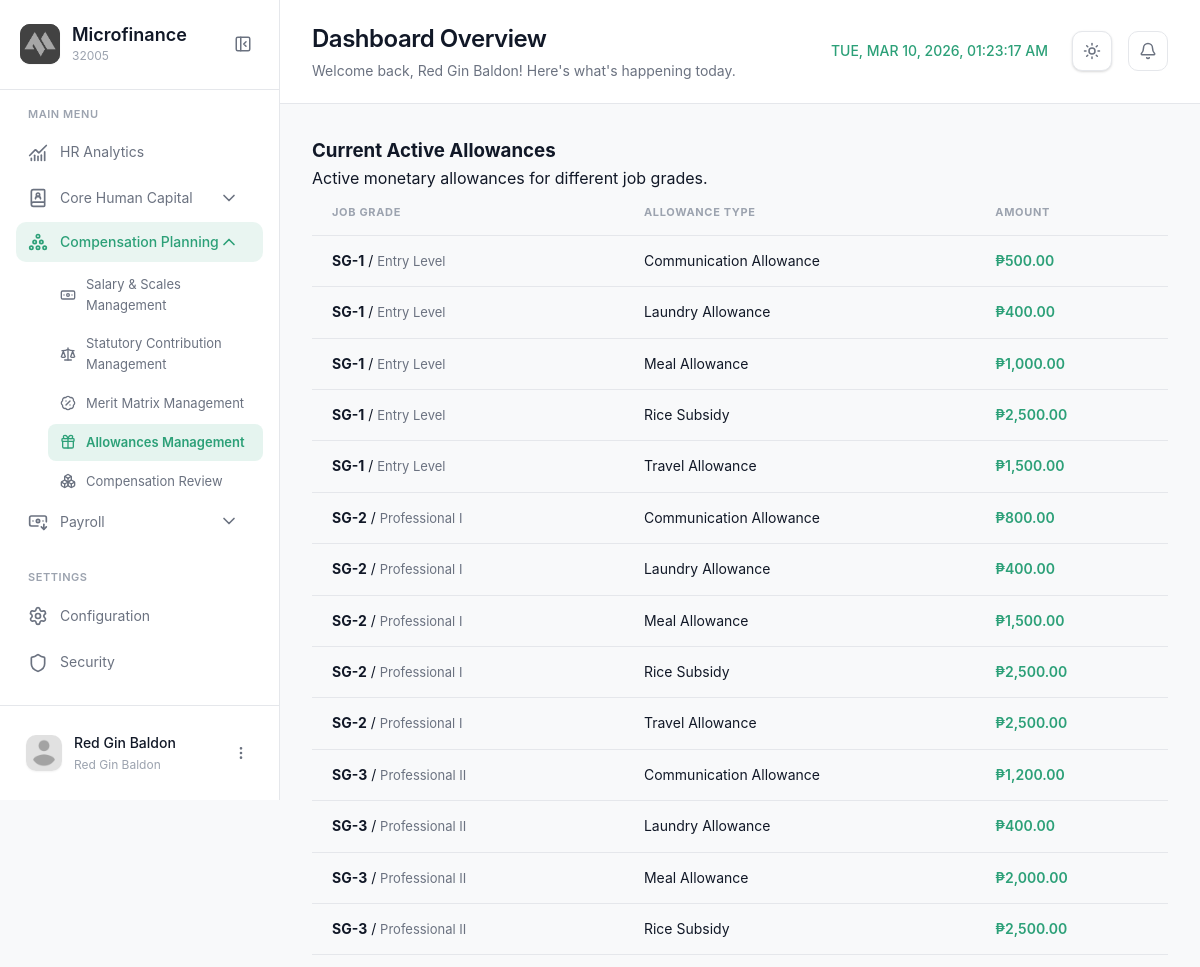
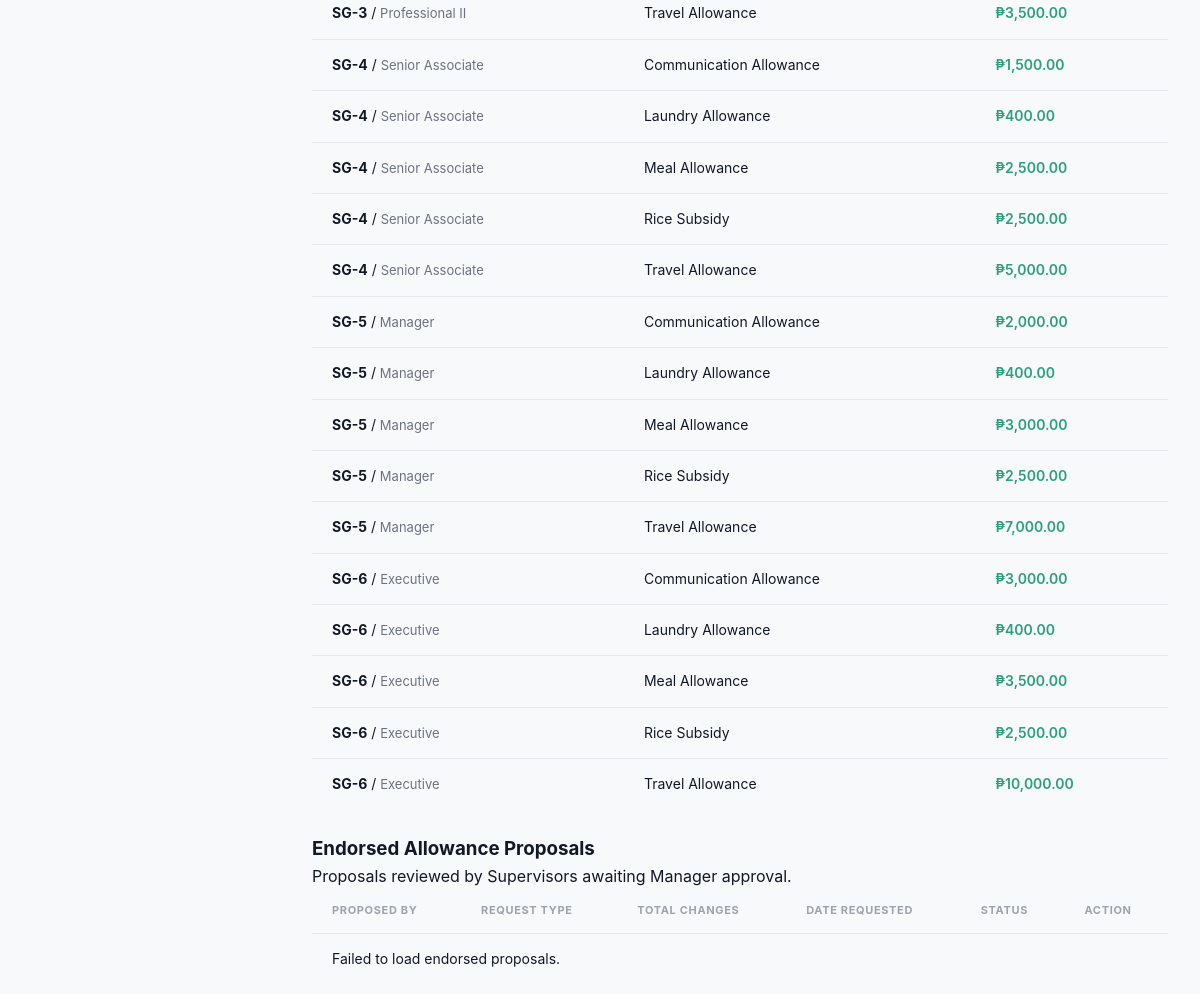
The page /modules/manager/allowancemgt.php (signed in) on the database its author committed (2 pictures, top to bottom).
### tables this page shows
CREATE TABLE `grade_allowances` (
  `GradeAllowanceID` int(11) NOT NULL,
  `period_id` int(11) DEFAULT NULL,
  `SalaryGradeID` int(11) NOT NULL,
  `AllowanceTypeID` int(11) NOT NULL,
  `Amount` decimal(12,2) NOT NULL DEFAULT 0.00,
  `CreatedAt` timestamp NOT NULL DEFAULT current_timestamp(),
  `UpdatedAt` timestamp NOT NULL DEFAULT current_timestamp() ON UPDATE current_timestamp()
);

CREATE TABLE `salary_grades` (
  `SalaryGradeID` int(11) NOT NULL,
  `period_id` int(11) DEFAULT NULL,
  `GradeLevel` varchar(10) NOT NULL,
  `GradeName` varchar(100) DEFAULT NULL,
  `MinSalary` decimal(15,2) NOT NULL,
  `MaxSalary` decimal(15,2) NOT NULL,
  `MidSalary` decimal(15,2) GENERATED ALWAYS AS ((`MinSalary` + `MaxSalary`) / 2) STORED,
  `Currency` varchar(10) DEFAULT 'PHP',
  `IsActive` tinyint(1) DEFAULT 1,
  `CreatedAt` timestamp NOT NULL DEFAULT current_timestamp(),
  `UpdatedAt` timestamp NULL DEFAULT NULL ON UPDATE current_timestamp(),
  `Description` varchar(255) DEFAULT NULL
);

CREATE TABLE `allowance_types` (
  `AllowanceTypeID` int(11) NOT NULL,
  `AllowanceName` varchar(100) NOT NULL,
  `IsTaxable` tinyint(1) DEFAULT 0,
  `Frequency` enum('Monthly','Annual','Daily') DEFAULT 'Monthly',
  `CreatedAt` timestamp NOT NULL DEFAULT current_timestamp(),
  `UpdatedAt` timestamp NOT NULL DEFAULT current_timestamp() ON UPDATE current_timestamp()
);

### modules/manager/allowancemgt.php (the view, shortened to what this page needs)
<?php
require_once '../../config/config.php';
$sql = "SELECT ga.GradeAllowanceID as AllowanceID, sg.GradeLevel, sg.GradeName, at.AllowanceName, ga.Amount
        FROM grade_allowances ga
        JOIN salary_grades sg ON ga.SalaryGradeID = sg.SalaryGradeID
        JOIN allowance_types at ON ga.AllowanceTypeID = at.AllowanceTypeID
        ORDER BY sg.GradeLevel ASC, at.AllowanceName ASC";
$result = $conn->query($sql);
$active_allowances = [];
if ($result) {
    while ($row = $result->fetch_assoc()) {
        $active_allowances[] = $row;
    }
}
$page = 'allowancemgt';
$module = 'planning';
?>
<!DOCTYPE html>
<html lang="en">
<head>
  <link rel="stylesheet" href="../../css/allowancemgt.css?v=1.2">
  <link rel="stylesheet" href="../../css/notifications.css?v=1.1">
</head>
<body>
  <aside class="sidebar" id="sidebar">
    <div class="sidebar-header">
      <div class="logo-container">
        <div class="logo-wrapper">
          <img src="../../img/logo.png" alt="Logo" class="logo">
        </div>
        <div class="logo-text">
          <h2 class="app-name">Microfinance</h2>
          <span class="app-tagline">32005</span>
        </div>
      </div>
      <button class="sidebar-toggle" id="sidebarToggle">
        <i data-lucide="panel-left-close"></i>
      </button>
    </div>
    <nav class="sidebar-nav">
      <div class="nav-section">
        <span class="nav-section-title">MAIN MENU</span>
        <a href="dashboard.php" class="nav-item <?php echo ($page === 'dashboard') ? 'active' : ''; ?>">
          <i data-lucide="chart-no-axes-combined"></i>
          <span>HR Analytics</span>
        </a>
        <div class="nav-item-group <?php echo ($module === 'banking') ? 'active' : ''; ?>">
          <button class="nav-item has-submenu <?php echo ($module === 'banking') ? 'active' : ''; ?>" data-module="banking">
            <div class="nav-item-content">
              <i data-lucide="book-user"></i>
              <span>Core Human Capital</span>
            </div>
            <i data-lucide="chevron-down" class="submenu-icon"></i>
          </button>
        </div>
        <div class="nav-item-group">
          <button class="nav-item has-submenu" data-module="planning">
            <div class="nav-item-content">
              <i data-lucide="circle-pile"></i>
              <span>Compensation Planning</span>
            </div>
            <i data-lucide="chevron-down" class="submenu-icon"></i>
          </button>
         <div class="submenu" id="submenu-planning">
             <a href="salarymgt.php" class="submenu-item <?php echo ($page === 'salarymgt') ? 'active' : ''; ?>">
              <i data-lucide="banknote"></i>
              <span>Salary & Scales Management</span>
            </a>
             <a href="statutorymgt.php" class="submenu-item <?php echo ($page === 'statutorymgt') ? 'active' : ''; ?>">
              <i data-lucide="scale"></i>
              <span>Statutory Contribution Management</span>
            </a>
            <a href="meritmatrixmgt.php" class="submenu-item <?php echo ($page === 'meritmatrixmgt') ? 'active' : ''; ?>">
              <i data-lucide="badge-percent"></i>
              <span>Merit Matrix Management</span>
            </a>
             <a href="allowancemgt.php" class="submenu-item <?php echo ($page === 'allowancemgt') ? 'active' : ''; ?>">
              <i data-lucide="gift"></i>
              <span>Allowances Management</span>
            </a>
             <a href="compensationrev.php" class="submenu-item <?php echo ($page === 'compensationrev') ? 'active' : ''; ?>">
              <i data-lucide="boxes"></i>
              <span>Compensation Review</span>
            </a>
          </div>
        </div>
        <div class="nav-item-group">
          <button class="nav-item has-submenu" data-module="payroll">
            <div class="nav-item-content">
              <i data-lucide="banknote-arrow-down"></i>
              <span>Payroll</span>
            </div>
            <i data-lucide="chevron-down" class="submenu-icon"></i>
          </button>
        </div>
      </div>
      <div class="nav-section">
        <span class="nav-section-title">SETTINGS</span>
        <a href="#" class="nav-item">
          <i data-lucide="settings"></i>
          <span>Configuration</span>
        </a>
        <a href="#" class="nav-item">
          <i data-lucide="shield"></i>
          <span>Security</span>
        </a>
      </div>
    </nav>
    <div class="sidebar-footer">
      <div class="user-profile">
        <div class="user-avatar">
          <img src="../../img/profile.png" alt="User">
        </div>
        <div class="user-info">
          <span class="user-name"><?php echo htmlspecialchars($_SESSION['username'] ?? 'Manager'); ?></span>
          <span class="user-role"><?php echo htmlspecialchars($_SESSION['user_role'] ?? 'HR Manager'); ?></span>
        </div>
        <button class="user-menu-btn" id="userMenuBtn">
          <i data-lucide="more-vertical"></i>
        </button>
      </div>
    </div>
  </aside>
  <main class="main-content">
    <header class="page-header">
      <div class="header-left">
        <div class="header-title">
          <h1>Dashboard Overview</h1>
          <p>Welcome back, <?php echo htmlspecialchars($_SESSION['username'] ?? 'User'); ?>! Here's what's happening today.</p>
        </div>
      </div>
      <div class="header-right">
                        <div class="header-clock">
          <span id="realTimeClock"></span>
        </div>
        <button class="theme-toggle" id="themeToggle" aria-label="Toggle theme">
          <i data-lucide="sun" class="sun-icon"></i>
        </button>
        <div class="header-notifications" style="position: relative;">
          <button class="icon-btn" id="notifBtn">
            <i data-lucide="bell"></i>
          </button>
        </div>
      </div>
    </header>
    <div class="content-wrapper">
        <div class="content-card">
            <div class="card-header">
                <div class="card-header-left">
                    <h3 class="card-title">Current Active Allowances</h3>
                    <p class="card-subtitle">Active monetary allowances for different job grades.</p>
                </div>
            </div>
            <div class="card-body">
                <div class="data-table">
                    <table id="currentAllowanceTable">
                        <thead>
                            <tr>
                                <th>Job Grade</th>
                                <th>Allowance Type</th>
                                <th>Amount</th>
                            </tr>
                        </thead>
                        <tbody>
                            <?php foreach ($active_allowances as $setting): ?>
                            <tr data-id="<?php echo $setting['AllowanceID']; ?>">
                                <td><strong><?php echo htmlspecialchars($setting['GradeLevel']); ?></strong> / <span style="font-size:13px; color:var(--text-secondary);"><?php echo htmlspecialchars($setting['GradeName']); ?></span></td>
                                <td><?php echo htmlspecialchars($setting['AllowanceName']); ?></td>
                                <td style="color:var(--brand-green); font-weight:600;">&#8369;<?php echo number_format($setting['Amount'], 2); ?></td>
                            </tr>
                            <?php endforeach; ?>
                        </tbody>
                    </table>
                </div>
            </div>
        </div>
        <div class="content-card" style="margin-top: 24px;">
            <div class="card-header">
                <div class="card-header-left">
                    <h3 class="card-title">Endorsed Allowance Proposals</h3>
                    <p class="card-subtitle">Proposals reviewed by Supervisors awaiting Manager approval.</p>
                </div>
            </div>
            <div class="card-body">
                <div class="data-table">
                    <table id="endorsedProposalsTable">
                        <thead>
                            <tr>
                                <th>Proposed By</th>
                                <th>Request Type</th>
                                <th>Total Changes</th>
                                <th>Date Requested</th>
                                <th>Status</th>
                                <th>Action</th>
                            </tr>
                        </thead>
                        <tbody id="endorsedProposalsBody">
                        </tbody>
                    </table>
                </div>
            </div>
        </div>
    </div>
  </main>
</body>
</html>

### css/notifications.css (style rules this page uses)
.icon-btn { position: relative; width: 40px; height: 40px; border-radius: 10px; background: var(--surface); border: 1px solid var(--border-color); cursor: pointer; display: flex; align-items: center; justify-content: center; color: var(--text-secondary); transition: var(--transition); flex-shrink: 0; }

### rows shown on the page
grade_allowances: SalaryGradeID.GradeLevel "SG-1", SalaryGradeID.GradeName "Entry Level", AllowanceTypeID.AllowanceName "Communication Allowance", Amount "500.00"
grade_allowances: SalaryGradeID.GradeLevel "SG-1", SalaryGradeID.GradeName "Entry Level", AllowanceTypeID.AllowanceName "Laundry Allowance", Amount "400.00"
grade_allowances: SalaryGradeID.GradeLevel "SG-1", SalaryGradeID.GradeName "Entry Level", AllowanceTypeID.AllowanceName "Meal Allowance", Amount "1,000.00"
grade_allowances: SalaryGradeID.GradeLevel "SG-1", SalaryGradeID.GradeName "Entry Level", AllowanceTypeID.AllowanceName "Rice Subsidy", Amount "2,500.00"
grade_allowances: SalaryGradeID.GradeLevel "SG-1", SalaryGradeID.GradeName "Entry Level", AllowanceTypeID.AllowanceName "Travel Allowance", Amount "1,500.00"
grade_allowances: SalaryGradeID.GradeLevel "SG-2", SalaryGradeID.GradeName "Professional I", AllowanceTypeID.AllowanceName "Communication Allowance", Amount "800.00"
grade_allowances: SalaryGradeID.GradeLevel "SG-2", SalaryGradeID.GradeName "Professional I", AllowanceTypeID.AllowanceName "Laundry Allowance", Amount "400.00"
grade_allowances: SalaryGradeID.GradeLevel "SG-2", SalaryGradeID.GradeName "Professional I", AllowanceTypeID.AllowanceName "Meal Allowance", Amount "1,500.00"
grade_allowances: SalaryGradeID.GradeLevel "SG-2", SalaryGradeID.GradeName "Professional I", AllowanceTypeID.AllowanceName "Rice Subsidy", Amount "2,500.00"
grade_allowances: SalaryGradeID.GradeLevel "SG-2", SalaryGradeID.GradeName "Professional I", AllowanceTypeID.AllowanceName "Travel Allowance", Amount "2,500.00"
grade_allowances: SalaryGradeID.GradeLevel "SG-3", SalaryGradeID.GradeName "Professional II", AllowanceTypeID.AllowanceName "Communication Allowance", Amount "1,200.00"
grade_allowances: SalaryGradeID.GradeLevel "SG-3", SalaryGradeID.GradeName "Professional II", AllowanceTypeID.AllowanceName "Laundry Allowance", Amount "400.00"
grade_allowances: SalaryGradeID.GradeLevel "SG-3", SalaryGradeID.GradeName "Professional II", AllowanceTypeID.AllowanceName "Meal Allowance", Amount "2,000.00"
grade_allowances: SalaryGradeID.GradeLevel "SG-3", SalaryGradeID.GradeName "Professional II", AllowanceTypeID.AllowanceName "Rice Subsidy", Amount "2,500.00"
grade_allowances: SalaryGradeID.GradeLevel "SG-3", SalaryGradeID.GradeName "Professional II", AllowanceTypeID.AllowanceName "Travel Allowance", Amount "3,500.00"
grade_allowances: SalaryGradeID.GradeLevel "SG-4", SalaryGradeID.GradeName "Senior Associate", AllowanceTypeID.AllowanceName "Communication Allowance", Amount "1,500.00"
grade_allowances: SalaryGradeID.GradeLevel "SG-4", SalaryGradeID.GradeName "Senior Associate", AllowanceTypeID.AllowanceName "Laundry Allowance", Amount "400.00"
grade_allowances: SalaryGradeID.GradeLevel "SG-4", SalaryGradeID.GradeName "Senior Associate", AllowanceTypeID.AllowanceName "Meal Allowance", Amount "2,500.00"
grade_allowances: SalaryGradeID.GradeLevel "SG-4", SalaryGradeID.GradeName "Senior Associate", AllowanceTypeID.AllowanceName "Rice Subsidy", Amount "2,500.00"
grade_allowances: SalaryGradeID.GradeLevel "SG-4", SalaryGradeID.GradeName "Senior Associate", AllowanceTypeID.AllowanceName "Travel Allowance", Amount "5,000.00"
grade_allowances: SalaryGradeID.GradeLevel "SG-5", SalaryGradeID.GradeName "Manager", AllowanceTypeID.AllowanceName "Communication Allowance", Amount "2,000.00"
grade_allowances: SalaryGradeID.GradeLevel "SG-5", SalaryGradeID.GradeName "Manager", AllowanceTypeID.AllowanceName "Laundry Allowance", Amount "400.00"
grade_allowances: SalaryGradeID.GradeLevel "SG-5", SalaryGradeID.GradeName "Manager", AllowanceTypeID.AllowanceName "Meal Allowance", Amount "3,000.00"
grade_allowances: SalaryGradeID.GradeLevel "SG-5", SalaryGradeID.GradeName "Manager", AllowanceTypeID.AllowanceName "Rice Subsidy", Amount "2,500.00"
grade_allowances: SalaryGradeID.GradeLevel "SG-5", SalaryGradeID.GradeName "Manager", AllowanceTypeID.AllowanceName "Travel Allowance", Amount "7,000.00"
grade_allowances: SalaryGradeID.GradeLevel "SG-6", SalaryGradeID.GradeName "Executive", AllowanceTypeID.AllowanceName "Communication Allowance", Amount "3,000.00"
grade_allowances: SalaryGradeID.GradeLevel "SG-6", SalaryGradeID.GradeName "Executive", AllowanceTypeID.AllowanceName "Laundry Allowance", Amount "400.00"
grade_allowances: SalaryGradeID.GradeLevel "SG-6", SalaryGradeID.GradeName "Executive", AllowanceTypeID.AllowanceName "Meal Allowance", Amount "3,500.00"
grade_allowances: SalaryGradeID.GradeLevel "SG-6", SalaryGradeID.GradeName "Executive", AllowanceTypeID.AllowanceName "Rice Subsidy", Amount "2,500.00"
grade_allowances: SalaryGradeID.GradeLevel "SG-6", SalaryGradeID.GradeName "Executive", AllowanceTypeID.AllowanceName "Travel Allowance", Amount "10,000.00"

### other values the page prints
$_SESSION['username'] "Red Gin Baldon"
$_SESSION['user_role'] "Red Gin Baldon"
